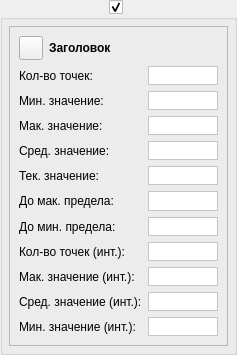
<?xml version="1.0" encoding="UTF-8"?>
<ui version="4.0">
 <class>CurveDetailsGroupBox</class>
 <widget class="QGroupBox" name="CurveDetailsGroupBox">
  <property name="geometry">
   <rect>
    <x>0</x>
    <y>0</y>
    <width>237</width>
    <height>355</height>
   </rect>
  </property>
  <property name="sizePolicy">
   <sizepolicy hsizetype="Minimum" vsizetype="Preferred">
    <horstretch>0</horstretch>
    <verstretch>0</verstretch>
   </sizepolicy>
  </property>
  <property name="windowTitle">
   <string>GroupBox</string>
  </property>
  <property name="title">
   <string/>
  </property>
  <property name="alignment">
   <set>Qt::AlignCenter</set>
  </property>
  <property name="checkable">
   <bool>true</bool>
  </property>
  <layout class="QGridLayout" name="gridLayout_3">
   <property name="leftMargin">
    <number>6</number>
   </property>
   <property name="topMargin">
    <number>6</number>
   </property>
   <property name="rightMargin">
    <number>6</number>
   </property>
   <property name="bottomMargin">
    <number>6</number>
   </property>
   <item row="0" column="0">
    <widget class="QFrame" name="frameAllValues">
     <property name="frameShape">
      <enum>QFrame::StyledPanel</enum>
     </property>
     <property name="frameShadow">
      <enum>QFrame::Raised</enum>
     </property>
     <layout class="QGridLayout" name="gridLayout">
      <item row="2" column="0">
       <widget class="QLabel" name="labelMinCapture">
        <property name="text">
         <string>Мин. значение:</string>
        </property>
       </widget>
      </item>
      <item row="11" column="0">
       <widget class="QLabel" name="labelAvgCapture_2">
        <property name="text">
         <string>Сред. значение (инт.):</string>
        </property>
       </widget>
      </item>
      <item row="2" column="1">
       <widget class="QLabel" name="labelMinValue">
        <property name="sizePolicy">
         <sizepolicy hsizetype="Minimum" vsizetype="Preferred">
          <horstretch>0</horstretch>
          <verstretch>0</verstretch>
         </sizepolicy>
        </property>
        <property name="styleSheet">
         <string notr="true">background-color: rgb(255, 255, 255);</string>
        </property>
        <property name="frameShape">
         <enum>QFrame::StyledPanel</enum>
        </property>
        <property name="text">
         <string/>
        </property>
        <property name="wordWrap">
         <bool>true</bool>
        </property>
       </widget>
      </item>
      <item row="3" column="0">
       <widget class="QLabel" name="labelMaxCapture">
        <property name="text">
         <string>Мак. значение:</string>
        </property>
       </widget>
      </item>
      <item row="4" column="0">
       <widget class="QLabel" name="labelAvgCapture">
        <property name="text">
         <string>Сред. значение:</string>
        </property>
       </widget>
      </item>
      <item row="6" column="0">
       <widget class="QLabel" name="labelForMaxCapture">
        <property name="text">
         <string>До мак. предела:</string>
        </property>
       </widget>
      </item>
      <item row="7" column="1">
       <widget class="QLabel" name="labelForMinValue">
        <property name="sizePolicy">
         <sizepolicy hsizetype="Minimum" vsizetype="Preferred">
          <horstretch>0</horstretch>
          <verstretch>0</verstretch>
         </sizepolicy>
        </property>
        <property name="styleSheet">
         <string notr="true">background-color: rgb(255, 255, 255);</string>
        </property>
        <property name="frameShape">
         <enum>QFrame::StyledPanel</enum>
        </property>
        <property name="text">
         <string/>
        </property>
        <property name="wordWrap">
         <bool>true</bool>
        </property>
       </widget>
      </item>
      <item row="1" column="1">
       <widget class="QLabel" name="labelCountPoint">
        <property name="sizePolicy">
         <sizepolicy hsizetype="Minimum" vsizetype="Preferred">
          <horstretch>0</horstretch>
          <verstretch>0</verstretch>
         </sizepolicy>
        </property>
        <property name="styleSheet">
         <string notr="true">background-color: rgb(255, 255, 255);</string>
        </property>
        <property name="frameShape">
         <enum>QFrame::StyledPanel</enum>
        </property>
        <property name="text">
         <string/>
        </property>
        <property name="wordWrap">
         <bool>true</bool>
        </property>
       </widget>
      </item>
      <item row="1" column="0">
       <widget class="QLabel" name="labelCountPointCapture">
        <property name="text">
         <string>Кол-во точек:</string>
        </property>
       </widget>
      </item>
      <item row="11" column="1">
       <widget class="QLabel" name="labelAvgValue_2">
        <property name="sizePolicy">
         <sizepolicy hsizetype="Minimum" vsizetype="Preferred">
          <horstretch>0</horstretch>
          <verstretch>0</verstretch>
         </sizepolicy>
        </property>
        <property name="styleSheet">
         <string notr="true">background-color: rgb(255, 255, 255);</string>
        </property>
        <property name="frameShape">
         <enum>QFrame::StyledPanel</enum>
        </property>
        <property name="text">
         <string/>
        </property>
        <property name="wordWrap">
         <bool>true</bool>
        </property>
       </widget>
      </item>
      <item row="6" column="1">
       <widget class="QLabel" name="labelForMaxValue">
        <property name="sizePolicy">
         <sizepolicy hsizetype="Minimum" vsizetype="Preferred">
          <horstretch>0</horstretch>
          <verstretch>0</verstretch>
         </sizepolicy>
        </property>
        <property name="styleSheet">
         <string notr="true">background-color: rgb(255, 255, 255);</string>
        </property>
        <property name="frameShape">
         <enum>QFrame::StyledPanel</enum>
        </property>
        <property name="text">
         <string/>
        </property>
        <property name="wordWrap">
         <bool>true</bool>
        </property>
       </widget>
      </item>
      <item row="3" column="1">
       <widget class="QLabel" name="labelMaxValue">
        <property name="sizePolicy">
         <sizepolicy hsizetype="Minimum" vsizetype="Preferred">
          <horstretch>0</horstretch>
          <verstretch>0</verstretch>
         </sizepolicy>
        </property>
        <property name="styleSheet">
         <string notr="true">background-color: rgb(255, 255, 255);</string>
        </property>
        <property name="frameShape">
         <enum>QFrame::StyledPanel</enum>
        </property>
        <property name="text">
         <string/>
        </property>
        <property name="wordWrap">
         <bool>true</bool>
        </property>
       </widget>
      </item>
      <item row="12" column="1">
       <widget class="QLabel" name="labelMinValue_2">
        <property name="sizePolicy">
         <sizepolicy hsizetype="Minimum" vsizetype="Preferred">
          <horstretch>0</horstretch>
          <verstretch>0</verstretch>
         </sizepolicy>
        </property>
        <property name="styleSheet">
         <string notr="true">background-color: rgb(255, 255, 255);</string>
        </property>
        <property name="frameShape">
         <enum>QFrame::StyledPanel</enum>
        </property>
        <property name="text">
         <string/>
        </property>
        <property name="wordWrap">
         <bool>true</bool>
        </property>
       </widget>
      </item>
      <item row="4" column="1">
       <widget class="QLabel" name="labelAvgValue">
        <property name="sizePolicy">
         <sizepolicy hsizetype="Minimum" vsizetype="Preferred">
          <horstretch>0</horstretch>
          <verstretch>0</verstretch>
         </sizepolicy>
        </property>
        <property name="styleSheet">
         <string notr="true">background-color: rgb(255, 255, 255);</string>
        </property>
        <property name="frameShape">
         <enum>QFrame::StyledPanel</enum>
        </property>
        <property name="text">
         <string/>
        </property>
        <property name="wordWrap">
         <bool>true</bool>
        </property>
       </widget>
      </item>
      <item row="12" column="0">
       <widget class="QLabel" name="labelMinCapture_2">
        <property name="text">
         <string>Мин. значение (инт.):</string>
        </property>
       </widget>
      </item>
      <item row="5" column="0">
       <widget class="QLabel" name="labelCurentCaption">
        <property name="text">
         <string>Тек. значение:</string>
        </property>
       </widget>
      </item>
      <item row="5" column="1">
       <widget class="QLabel" name="labelCurentValue">
        <property name="sizePolicy">
         <sizepolicy hsizetype="Minimum" vsizetype="Preferred">
          <horstretch>0</horstretch>
          <verstretch>0</verstretch>
         </sizepolicy>
        </property>
        <property name="styleSheet">
         <string notr="true">background-color: rgb(255, 255, 255);</string>
        </property>
        <property name="frameShape">
         <enum>QFrame::StyledPanel</enum>
        </property>
        <property name="text">
         <string/>
        </property>
        <property name="wordWrap">
         <bool>true</bool>
        </property>
       </widget>
      </item>
      <item row="10" column="1">
       <widget class="QLabel" name="labelMaxValue_2">
        <property name="sizePolicy">
         <sizepolicy hsizetype="Minimum" vsizetype="Preferred">
          <horstretch>0</horstretch>
          <verstretch>0</verstretch>
         </sizepolicy>
        </property>
        <property name="styleSheet">
         <string notr="true">background-color: rgb(255, 255, 255);</string>
        </property>
        <property name="frameShape">
         <enum>QFrame::StyledPanel</enum>
        </property>
        <property name="text">
         <string/>
        </property>
        <property name="wordWrap">
         <bool>true</bool>
        </property>
       </widget>
      </item>
      <item row="10" column="0">
       <widget class="QLabel" name="labelMaxCapture_2">
        <property name="text">
         <string>Мак. значение (инт.):</string>
        </property>
       </widget>
      </item>
      <item row="7" column="0">
       <widget class="QLabel" name="labelForMinCapture">
        <property name="text">
         <string>До мин. предела:</string>
        </property>
       </widget>
      </item>
      <item row="0" column="0" colspan="2">
       <layout class="QHBoxLayout" name="horizontalLayout">
        <item>
         <widget class="QPushButton" name="pushButtonColor">
          <property name="minimumSize">
           <size>
            <width>24</width>
            <height>24</height>
           </size>
          </property>
          <property name="maximumSize">
           <size>
            <width>24</width>
            <height>24</height>
           </size>
          </property>
          <property name="text">
           <string/>
          </property>
          <property name="iconSize">
           <size>
            <width>24</width>
            <height>24</height>
           </size>
          </property>
         </widget>
        </item>
        <item>
         <widget class="QLabel" name="labelTitle">
          <property name="font">
           <font>
            <weight>75</weight>
            <bold>true</bold>
           </font>
          </property>
          <property name="text">
           <string>Заголовок</string>
          </property>
          <property name="wordWrap">
           <bool>true</bool>
          </property>
         </widget>
        </item>
       </layout>
      </item>
      <item row="9" column="1">
       <widget class="QLabel" name="labelCountPoint_2">
        <property name="sizePolicy">
         <sizepolicy hsizetype="Minimum" vsizetype="Preferred">
          <horstretch>0</horstretch>
          <verstretch>0</verstretch>
         </sizepolicy>
        </property>
        <property name="styleSheet">
         <string notr="true">background-color: rgb(255, 255, 255);</string>
        </property>
        <property name="frameShape">
         <enum>QFrame::StyledPanel</enum>
        </property>
        <property name="text">
         <string/>
        </property>
        <property name="wordWrap">
         <bool>true</bool>
        </property>
       </widget>
      </item>
      <item row="9" column="0">
       <widget class="QLabel" name="labelCountPointCapture_2">
        <property name="text">
         <string>Кол-во точек (инт.):</string>
        </property>
       </widget>
      </item>
     </layout>
    </widget>
   </item>
  </layout>
 </widget>
 <resources/>
 <connections/>
</ui>
